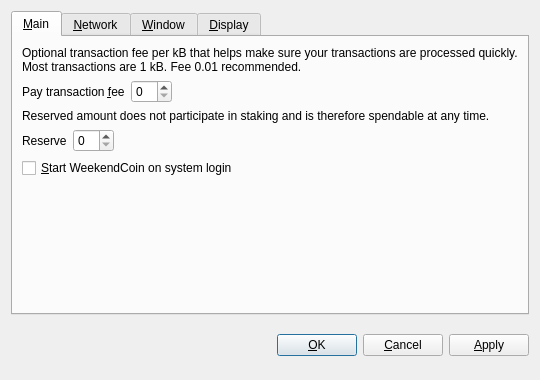
<?xml version="1.0" encoding="UTF-8"?>
<ui version="4.0">
 <class>OptionsDialog</class>
 <widget class="QDialog" name="OptionsDialog">
  <property name="geometry">
   <rect>
    <x>0</x>
    <y>0</y>
    <width>540</width>
    <height>380</height>
   </rect>
  </property>
  <property name="windowTitle">
   <string>Options</string>
  </property>
  <property name="modal">
   <bool>true</bool>
  </property>
  <layout class="QVBoxLayout" name="verticalLayout">
   <item>
    <widget class="QTabWidget" name="tabWidget">
     <property name="tabPosition">
      <enum>QTabWidget::North</enum>
     </property>
     <property name="currentIndex">
      <number>0</number>
     </property>
     <widget class="QWidget" name="tabMain">
      <attribute name="title">
       <string>&amp;Main</string>
      </attribute>
      <layout class="QVBoxLayout" name="verticalLayout_Main">
       <item>
        <widget class="QLabel" name="transactionFeeInfoLabel">
         <property name="text">
          <string>Optional transaction fee per kB that helps make sure your transactions are processed quickly. Most transactions are 1 kB. Fee 0.01 recommended.</string>
         </property>
         <property name="textFormat">
          <enum>Qt::PlainText</enum>
         </property>
         <property name="wordWrap">
          <bool>true</bool>
         </property>
        </widget>
       </item>
       <item>
        <layout class="QHBoxLayout" name="horizontalLayoutFee">
         <item>
          <widget class="QLabel" name="transactionFeeLabel">
           <property name="text">
            <string>Pay transaction &amp;fee</string>
           </property>
           <property name="textFormat">
            <enum>Qt::PlainText</enum>
           </property>
           <property name="buddy">
            <cstring>transactionFee</cstring>
           </property>
          </widget>
         </item>
         <item>
          <widget class="BitcoinAmountField" name="transactionFee"/>
         </item>
         <item>
          <spacer name="horizontalSpacerFee">
           <property name="orientation">
            <enum>Qt::Horizontal</enum>
           </property>
           <property name="sizeHint" stdset="0">
            <size>
             <width>40</width>
             <height>20</height>
            </size>
           </property>
          </spacer>
         </item>
        </layout>
       </item>
       <item>
        <widget class="QLabel" name="reserveBalanceInfoLabel">
         <property name="text">
          <string>Reserved amount does not participate in staking and is therefore spendable at any time.</string>
         </property>
         <property name="textFormat">
          <enum>Qt::PlainText</enum>
         </property>
         <property name="wordWrap">
          <bool>true</bool>
         </property>
        </widget>
       </item>
       <item>
        <layout class="QHBoxLayout" name="horizontalLayoutReserveBalance">
         <item>
          <widget class="QLabel" name="reserveBalanceLabel">
           <property name="text">
            <string>Reserve</string>
           </property>
           <property name="textFormat">
            <enum>Qt::PlainText</enum>
           </property>
           <property name="buddy">
            <cstring>reserveBalance</cstring>
           </property>
          </widget>
         </item>
         <item>
          <widget class="BitcoinAmountField" name="reserveBalance"/>
         </item>
         <item>
          <spacer name="horizontalSpacerReserveBalance">
           <property name="orientation">
            <enum>Qt::Horizontal</enum>
           </property>
           <property name="sizeHint" stdset="0">
            <size>
             <width>40</width>
             <height>20</height>
            </size>
           </property>
          </spacer>
         </item>
        </layout>
       </item>
       <item>
        <widget class="QCheckBox" name="bitcoinAtStartup">
         <property name="toolTip">
          <string>Automatically start WeekendCoin after logging in to the system.</string>
         </property>
         <property name="text">
          <string>&amp;Start WeekendCoin on system login</string>
         </property>
        </widget>
       </item>
       <item>
        <spacer name="verticalSpacer_Main">
         <property name="orientation">
          <enum>Qt::Vertical</enum>
         </property>
         <property name="sizeHint" stdset="0">
          <size>
           <width>20</width>
           <height>40</height>
          </size>
         </property>
        </spacer>
       </item>
      </layout>
     </widget>
     <widget class="QWidget" name="tabNetwork">
      <attribute name="title">
       <string>&amp;Network</string>
      </attribute>
      <layout class="QVBoxLayout" name="verticalLayout_Network">
       <item>
        <widget class="QCheckBox" name="mapPortUpnp">
         <property name="toolTip">
          <string>Automatically open the WeekendCoin client port on the router. This only works when your router supports UPnP and it is enabled.</string>
         </property>
         <property name="text">
          <string>Map port using &amp;UPnP</string>
         </property>
        </widget>
       </item>
       <item>
        <widget class="QCheckBox" name="connectSocks">
         <property name="toolTip">
          <string>Connect to the WeekendCoin network through a SOCKS proxy (e.g. when connecting through Tor).</string>
         </property>
         <property name="text">
          <string>&amp;Connect through SOCKS proxy:</string>
         </property>
        </widget>
       </item>
       <item>
        <layout class="QHBoxLayout" name="horizontalLayout_Network">
         <item>
          <widget class="QLabel" name="proxyIpLabel">
           <property name="text">
            <string>Proxy &amp;IP:</string>
           </property>
           <property name="textFormat">
            <enum>Qt::PlainText</enum>
           </property>
           <property name="buddy">
            <cstring>proxyIp</cstring>
           </property>
          </widget>
         </item>
         <item>
          <widget class="QValidatedLineEdit" name="proxyIp">
           <property name="maximumSize">
            <size>
             <width>140</width>
             <height>16777215</height>
            </size>
           </property>
           <property name="toolTip">
            <string>IP address of the proxy (e.g. 127.0.0.1)</string>
           </property>
          </widget>
         </item>
         <item>
          <widget class="QLabel" name="proxyPortLabel">
           <property name="text">
            <string>&amp;Port:</string>
           </property>
           <property name="textFormat">
            <enum>Qt::PlainText</enum>
           </property>
           <property name="buddy">
            <cstring>proxyPort</cstring>
           </property>
          </widget>
         </item>
         <item>
          <widget class="QLineEdit" name="proxyPort">
           <property name="maximumSize">
            <size>
             <width>55</width>
             <height>16777215</height>
            </size>
           </property>
           <property name="toolTip">
            <string>Port of the proxy (e.g. 9050)</string>
           </property>
          </widget>
         </item>
         <item>
          <widget class="QLabel" name="socksVersionLabel">
           <property name="text">
            <string>SOCKS &amp;Version:</string>
           </property>
           <property name="textFormat">
            <enum>Qt::PlainText</enum>
           </property>
           <property name="buddy">
            <cstring>socksVersion</cstring>
           </property>
          </widget>
         </item>
         <item>
          <widget class="QValueComboBox" name="socksVersion">
           <property name="toolTip">
            <string>SOCKS version of the proxy (e.g. 5)</string>
           </property>
          </widget>
         </item>
         <item>
          <spacer name="horizontalSpacer_Network">
           <property name="orientation">
            <enum>Qt::Horizontal</enum>
           </property>
           <property name="sizeHint" stdset="0">
            <size>
             <width>40</width>
             <height>20</height>
            </size>
           </property>
          </spacer>
         </item>
        </layout>
       </item>
       <item>
        <spacer name="verticalSpacer_Network">
         <property name="orientation">
          <enum>Qt::Vertical</enum>
         </property>
         <property name="sizeHint" stdset="0">
          <size>
           <width>20</width>
           <height>40</height>
          </size>
         </property>
        </spacer>
       </item>
      </layout>
     </widget>
     <widget class="QWidget" name="tabWindow">
      <attribute name="title">
       <string>&amp;Window</string>
      </attribute>
      <layout class="QVBoxLayout" name="verticalLayout_Window">
       <item>
        <widget class="QCheckBox" name="minimizeToTray">
         <property name="toolTip">
          <string>Show only a tray icon after minimizing the window.</string>
         </property>
         <property name="text">
          <string>&amp;Minimize to the tray instead of the taskbar</string>
         </property>
        </widget>
       </item>
       <item>
        <widget class="QCheckBox" name="minimizeOnClose">
         <property name="toolTip">
          <string>Minimize instead of exit the application when the window is closed. When this option is enabled, the application will be closed only after selecting Quit in the menu.</string>
         </property>
         <property name="text">
          <string>M&amp;inimize on close</string>
         </property>
        </widget>
       </item>
       <item>
        <spacer name="verticalSpacer_Window">
         <property name="orientation">
          <enum>Qt::Vertical</enum>
         </property>
         <property name="sizeHint" stdset="0">
          <size>
           <width>20</width>
           <height>40</height>
          </size>
         </property>
        </spacer>
       </item>
      </layout>
     </widget>
     <widget class="QWidget" name="tabDisplay">
      <attribute name="title">
       <string>&amp;Display</string>
      </attribute>
      <layout class="QVBoxLayout" name="verticalLayout_Display">
       <item>
        <layout class="QHBoxLayout" name="horizontalLayout_1_Display">
         <item>
          <widget class="QLabel" name="langLabel">
           <property name="text">
            <string>User Interface &amp;language:</string>
           </property>
           <property name="textFormat">
            <enum>Qt::PlainText</enum>
           </property>
           <property name="buddy">
            <cstring>lang</cstring>
           </property>
          </widget>
         </item>
         <item>
          <widget class="QValueComboBox" name="lang">
           <property name="toolTip">
            <string>The user interface language can be set here. This setting will take effect after restarting WeekendCoin.</string>
           </property>
          </widget>
         </item>
        </layout>
       </item>
       <item>
        <layout class="QHBoxLayout" name="horizontalLayout_2_Display">
         <item>
          <widget class="QLabel" name="unitLabel">
           <property name="text">
            <string>&amp;Unit to show amounts in:</string>
           </property>
           <property name="textFormat">
            <enum>Qt::PlainText</enum>
           </property>
           <property name="buddy">
            <cstring>unit</cstring>
           </property>
          </widget>
         </item>
         <item>
          <widget class="QValueComboBox" name="unit">
           <property name="toolTip">
            <string>Choose the default subdivision unit to show in the interface and when sending coins.</string>
           </property>
          </widget>
         </item>
        </layout>
       </item>
       <item>
        <widget class="QCheckBox" name="displayAddresses">
         <property name="toolTip">
          <string>Whether to show WeekendCoin addresses in the transaction list or not.</string>
         </property>
         <property name="text">
          <string>&amp;Display addresses in transaction list</string>
         </property>
        </widget>
       </item>
       <item>
        <widget class="QCheckBox" name="coinControlFeatures">
         <property name="toolTip">
          <string>Whether to show coin control features or not.</string>
         </property>
         <property name="text">
          <string>Display coin &amp;control features (experts only!)</string>
         </property>
        </widget>
       </item>
       <item>
        <spacer name="verticalSpacer_Display">
         <property name="orientation">
          <enum>Qt::Vertical</enum>
         </property>
         <property name="sizeHint" stdset="0">
          <size>
           <width>20</width>
           <height>40</height>
          </size>
         </property>
        </spacer>
       </item>
      </layout>
     </widget>
    </widget>
   </item>
   <item>
    <layout class="QHBoxLayout" name="horizontalLayout_Buttons">
     <item>
      <spacer name="horizontalSpacer_1">
       <property name="orientation">
        <enum>Qt::Horizontal</enum>
       </property>
       <property name="sizeHint" stdset="0">
        <size>
         <width>40</width>
         <height>48</height>
        </size>
       </property>
      </spacer>
     </item>
     <item>
      <widget class="QLabel" name="statusLabel">
       <property name="font">
        <font>
         <weight>75</weight>
         <bold>true</bold>
        </font>
       </property>
       <property name="text">
        <string/>
       </property>
       <property name="textFormat">
        <enum>Qt::PlainText</enum>
       </property>
       <property name="wordWrap">
        <bool>true</bool>
       </property>
      </widget>
     </item>
     <item>
      <spacer name="horizontalSpacer_2">
       <property name="orientation">
        <enum>Qt::Horizontal</enum>
       </property>
       <property name="sizeHint" stdset="0">
        <size>
         <width>40</width>
         <height>48</height>
        </size>
       </property>
      </spacer>
     </item>
     <item>
      <widget class="QPushButton" name="okButton">
       <property name="text">
        <string>&amp;OK</string>
       </property>
      </widget>
     </item>
     <item>
      <widget class="QPushButton" name="cancelButton">
       <property name="text">
        <string>&amp;Cancel</string>
       </property>
       <property name="autoDefault">
        <bool>false</bool>
       </property>
      </widget>
     </item>
     <item>
      <widget class="QPushButton" name="applyButton">
       <property name="text">
        <string>&amp;Apply</string>
       </property>
       <property name="autoDefault">
        <bool>false</bool>
       </property>
      </widget>
     </item>
    </layout>
   </item>
  </layout>
 </widget>
 <customwidgets>
  <customwidget>
   <class>BitcoinAmountField</class>
   <extends>QSpinBox</extends>
   <header>bitcoinamountfield.h</header>
  </customwidget>
  <customwidget>
   <class>QValueComboBox</class>
   <extends>QComboBox</extends>
   <header>qvaluecombobox.h</header>
  </customwidget>
  <customwidget>
   <class>QValidatedLineEdit</class>
   <extends>QLineEdit</extends>
   <header>qvalidatedlineedit.h</header>
  </customwidget>
 </customwidgets>
 <resources/>
 <connections/>
</ui>
